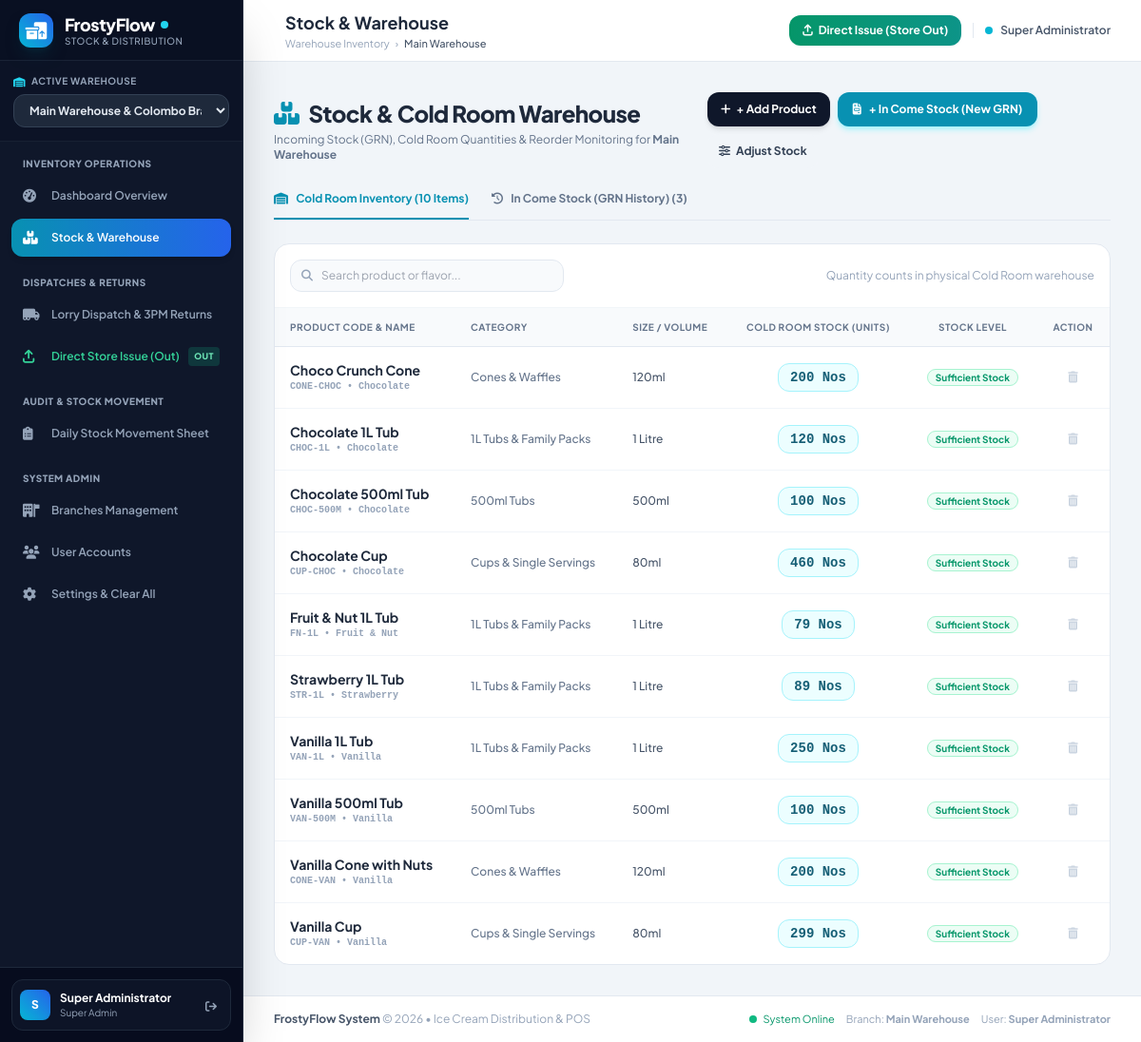
Page /stock.php (signed in) on the earlier database version.
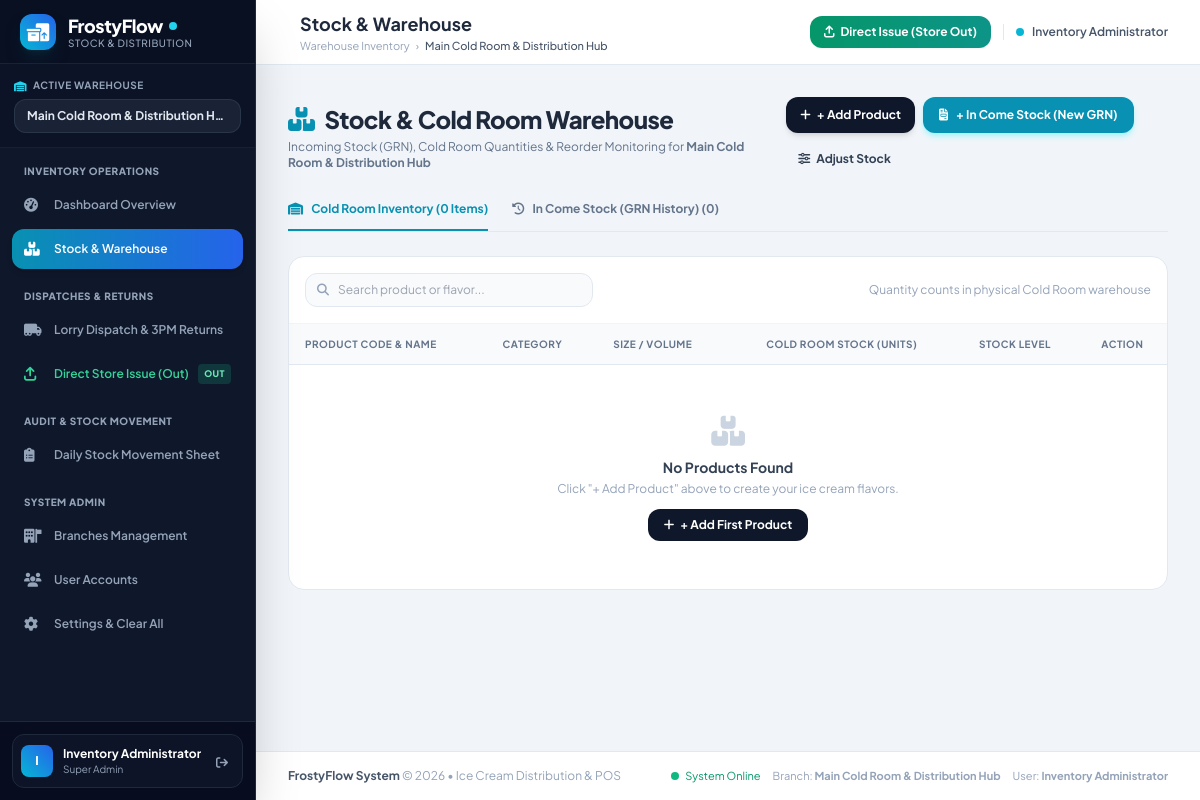
Same page on the later database version.
### tables this page shows
CREATE TABLE IF NOT EXISTS `products` (
    `id` INT AUTO_INCREMENT PRIMARY KEY,
    `category_id` INT NULL,
    `code` VARCHAR(50) NOT NULL UNIQUE,
    `name` VARCHAR(150) NOT NULL,
    `flavor` VARCHAR(50) NULL,
    `size` VARCHAR(50) NULL,
    `unit` VARCHAR(20) DEFAULT 'Units',
    `alert_quantity` INT DEFAULT 15,
    `status` ENUM('active', 'inactive') DEFAULT 'active',
    `created_at` TIMESTAMP DEFAULT CURRENT_TIMESTAMP
);

CREATE TABLE IF NOT EXISTS `categories` (
    `id` INT AUTO_INCREMENT PRIMARY KEY,
    `name` VARCHAR(100) NOT NULL,
    `created_at` TIMESTAMP DEFAULT CURRENT_TIMESTAMP
);

### config/auth.php (called while the page is built, shortened)
<?php
function isLoggedIn() {
    return isset($_SESSION['user_id']) && !empty($_SESSION['user_id']);
}
function currentUser() {
    return [
        'id' => $_SESSION['user_id'],
        'name' => $_SESSION['user_name'] ?? 'User',
        'username' => $_SESSION['user_username'] ?? '',
        'role' => $_SESSION['user_role'] ?? 'cashier',
        'branch_id' => $_SESSION['active_branch_id'] ?? ($_SESSION['user_branch_id'] ?? 1),
        'assigned_branch_id' => $_SESSION['user_branch_id'] ?? 1,
        'branch_name' => $_SESSION['active_branch_name'] ?? 'Colombo Branch'
    ];
}

### stock.php (the view, shortened to what the changed rows need)
<?php
$pageTitle = "Stock & Warehouse";
require_once __DIR__ . '/config/auth.php';
$user = currentUser();
$branchId = $user['branch_id'];
$stmt = $pdo->prepare("SELECT p.*, c.name as category_name, COALESCE(bs.quantity, 0) as store_stock
    FROM products p
    LEFT JOIN categories c ON p.category_id = c.id
    LEFT JOIN branch_stock bs ON p.id = bs.product_id AND bs.branch_id = ?
    WHERE p.status = 'active'
    ORDER BY p.name ASC");
$stmt->execute([$branchId]);
$inventory = $stmt->fetchAll();
$stmt = $pdo->prepare("SELECT si.*, b.name as branch_name, u.name as creator_name
    FROM stock_invoices si
    JOIN branches b ON si.branch_id = b.id
    LEFT JOIN users u ON si.created_by = u.id
    WHERE si.branch_id = ?
    ORDER BY si.id DESC LIMIT 25");
$stmt->execute([$branchId]);
$pastInvoices = $stmt->fetchAll();
require_once __DIR__ . '/includes/header.php';
?>
<div class="flex flex-col sm:flex-row sm:items-center justify-between pb-6 gap-3">
    <div>
        <h1 class="text-2xl font-extrabold text-slate-800 tracking-tight flex items-center">
            <i class="fa-solid fa-boxes-stacked text-cyan-600 mr-2.5"></i> Stock & Cold Room Warehouse
        </h1>
        <p class="text-xs text-slate-500 mt-1">
            Incoming Stock (GRN), Cold Room Quantities & Reorder Monitoring for <strong><?= htmlspecialchars($user['branch_name']) ?></strong>
        </p>
    </div>
</div>
<div class="mb-6 border-b border-slate-200">
    <nav class="flex space-x-6">
        <button type="button" onclick="switchTab('inventoryTab', this)" class="tab-btn pb-3 text-xs font-bold text-cyan-600 border-b-2 border-cyan-600 transition-colors">
            <i class="fa-solid fa-warehouse mr-1.5"></i> Cold Room Inventory (<?= count($inventory) ?> Items)
        </button>
        <button type="button" onclick="switchTab('invoicesTab', this)" class="tab-btn pb-3 text-xs font-bold text-slate-500 hover:text-slate-700 border-b-2 border-transparent transition-colors">
            <i class="fa-solid fa-clock-rotate-left mr-1.5"></i> In Come Stock (GRN History) (<?= count($pastInvoices) ?>)
        </button>
    </nav>
</div>
<div id="inventoryTab" class="tab-content">
    <div class="bg-white rounded-2xl border border-slate-200 shadow-xs overflow-hidden">
        <div class="overflow-x-auto">
            <table class="w-full text-left border-collapse text-xs" id="stockTable">
                <thead>
                    <tr class="bg-slate-50 text-slate-500 font-bold uppercase tracking-wider border-b border-slate-200 text-[10px]">
                        <th class="py-3 px-4">Product Code & Name</th>
                        <th class="py-3 px-4">Category</th>
                        <th class="py-3 px-4">Size / Volume</th>
                        <th class="py-3 px-4 text-center">Cold Room Stock (Units)</th>
                        <th class="py-3 px-4 text-center">Stock Level</th>
                        <th class="py-3 px-4 text-center">Action</th>
                    </tr>
                </thead>
                <tbody class="divide-y divide-slate-100 text-slate-700">
                    <?php if (empty($inventory)): ?>
                        <tr>
                            <td colspan="6" class="py-12 text-center text-slate-400">
                                <i class="fa-solid fa-boxes-stacked text-3xl mb-2 text-slate-300"></i>
                                <p class="font-bold text-slate-700 text-sm">No Products Found</p>
                                <p class="text-xs text-slate-400 mt-1">Click "+ Add Product" above to create your ice cream flavors.</p>
                                <button type="button" onclick="openNewProductModal()" class="mt-3 px-4 py-2 bg-slate-900 hover:bg-black text-white rounded-xl text-xs font-bold inline-flex items-center">
                                    <i class="fa-solid fa-plus mr-1.5"></i> + Add First Product
                                </button>
                            </td>
                        </tr>
                    <?php else: ?>
                        <?php foreach ($inventory as $prod):
                            $isLow = $prod['store_stock'] <= $prod['alert_quantity'];
                            $isZero = $prod['store_stock'] <= 0;
                        ?>
                            <tr class="hover:bg-slate-50 transition-colors">
                                <td class="py-3.5 px-4 font-bold text-slate-800">
                                    <div class="text-sm"><?= htmlspecialchars($prod['name']) ?></div>
                                    <div class="text-[10px] text-slate-400 font-mono"><?= htmlspecialchars($prod['code']) ?> &bull; <?= htmlspecialchars($prod['flavor'] ?? '') ?></div>
                                </td>
                                <td class="py-3.5 px-4 text-slate-500 font-medium">
                                    <?= htmlspecialchars($prod['category_name'] ?? 'General') ?>
                                </td>
                                <td class="py-3.5 px-4 text-slate-600 font-medium">
                                    <?= htmlspecialchars($prod['size'] ?? '-') ?>
                                </td>
                                <td class="py-3.5 px-4 text-center">
                                    <span class="inline-block px-3 py-1 rounded-xl font-extrabold text-sm font-mono <?= $isZero ? 'bg-rose-100 text-rose-700 border border-rose-200' : ($isLow ? 'bg-amber-100 text-amber-800 border border-amber-200' : 'bg-cyan-50 text-cyan-800 border border-cyan-200') ?>">
                                        <?= number_format($prod['store_stock']) ?> <?= htmlspecialchars($prod['unit'] ?? 'Units') ?>
                                    </span>
                                </td>
                                <td class="py-3.5 px-4 text-center">
                                    <?php if ($isZero): ?>
                                        <span class="px-2 py-0.5 text-[10px] font-bold rounded-full bg-rose-50 text-rose-600 border border-rose-200">Out of Stock (0)</span>
                                    <?php elseif ($isLow): ?>
                                        <span class="px-2 py-0.5 text-[10px] font-bold rounded-full bg-amber-50 text-amber-700 border border-amber-200">Low Stock Alert</span>
                                    <?php else: ?>
                                        <span class="px-2 py-0.5 text-[10px] font-bold rounded-full bg-emerald-50 text-emerald-600 border border-emerald-200">Sufficient Stock</span>
                                    <?php endif; ?>
                                </td>
                                <td class="py-3.5 px-4 text-center">
                                    <form method="POST" action="stock.php" onsubmit="return confirm('Delete this product permanently?');" class="inline">
                                        <button type="submit" class="p-1.5 text-slate-300 hover:text-rose-600 transition-colors" title="Delete Product">
                                            <i class="fa-solid fa-trash-can"></i>
                                        </button>
                                    </form>
                                </td>
                            </tr>
                        <?php endforeach; ?>
                    <?php endif; ?>
                </tbody>
            </table>
        </div>
    </div>
</div>
<?php require_once __DIR__ . '/includes/footer.php'; ?>

### includes/header.php (shortened to what the changed rows need)
<?php
require_once __DIR__ . '/../config/auth.php';
$user = currentUser();
$allBranches = [];
if ($user['role'] === 'super_admin') {
    global $pdo;
    $allBranches = $pdo->query("SELECT id, name, code FROM branches ORDER BY id ASC")->fetchAll();
}
?>
<!DOCTYPE html>
<html lang="en">
<head>
    <script src="https://cdn.tailwindcss.com"></script>
    <link rel="stylesheet" href="https://cdnjs.cloudflare.com/ajax/libs/font-awesome/6.4.0/css/all.min.css">
</head>
<body class="bg-slate-100 text-slate-800 min-h-screen flex flex-col antialiased">
    <aside id="mainSidebar" class="fixed inset-y-0 left-0 z-50 w-64 bg-slate-900 text-slate-200 flex flex-col justify-between transition-transform duration-300 transform -translate-x-full md:translate-x-0 shadow-2xl border-r border-slate-800 no-print">
        <div class="flex flex-col flex-1 overflow-hidden">
            <div class="p-3.5 border-b border-slate-800/60 bg-slate-950/20">
                <div class="text-[10px] font-bold uppercase tracking-wider text-slate-400 mb-1.5 flex items-center justify-between">
                    <span class="flex items-center">
                    </span>
                </div>
                <?php if ($user['role'] === 'super_admin' && count($allBranches) > 1): ?>
                    <select onchange="window.location.href='?switch_branch=' + this.value"
                            class="w-full bg-slate-800 hover:bg-slate-750 text-slate-200 text-xs font-bold rounded-xl px-3 py-2 border border-slate-700 focus:outline-none focus:ring-1 focus:ring-cyan-500 cursor-pointer">
                        <?php foreach ($allBranches as $b): ?>
                            <option value="<?= $b['id'] ?>" <?= $b['id'] == $user['branch_id'] ? 'selected' : '' ?>>
                                <?= htmlspecialchars($b['name']) ?>
                            </option>
                        <?php endforeach; ?>
                    </select>
                <?php else: ?>
                    <div class="text-xs font-bold text-slate-200 bg-slate-800/80 px-3 py-2 rounded-xl border border-slate-700/60 truncate">
                        <?= htmlspecialchars($user['branch_name']) ?>
                    </div>
                <?php endif; ?>
            </div>
        </div>
        <div class="p-3 border-t border-slate-800 bg-slate-950/60">
            <div class="flex items-center justify-between p-2 rounded-xl bg-slate-900/80 border border-slate-800">
                <div class="flex items-center space-x-2.5 min-w-0">
                    <div class="w-8 h-8 rounded-lg bg-gradient-to-tr from-cyan-500 to-blue-600 text-white font-extrabold flex items-center justify-center text-xs flex-shrink-0">
                        <?= strtoupper(substr($user['name'], 0, 1)) ?>
                    </div>
                    <div class="min-w-0 flex-1">
                        <div class="text-xs font-bold text-white truncate"><?= htmlspecialchars($user['name']) ?></div>
                        <div class="text-[10px] text-slate-400 capitalize truncate"><?= str_replace('_', ' ', $user['role']) ?></div>
                    </div>
                </div>
            </div>
        </div>
    </aside>
    <div class="md:pl-64 flex flex-col flex-1 min-h-screen print-full-width">
        <header class="bg-white border-b border-slate-200 sticky top-0 z-30 shadow-xs no-print">
            <div class="px-4 sm:px-6 lg:px-8 h-16 flex items-center justify-between">
                <div class="flex items-center space-x-3">
                    <div>
                        <h2 class="text-base sm:text-lg font-bold text-slate-800 leading-tight">
                            <?= isset($pageTitle) ? htmlspecialchars($pageTitle) : 'Overview' ?>
                        </h2>
                        <div class="hidden sm:flex items-center space-x-1.5 text-[11px] text-slate-400">
                            <span>Warehouse Inventory</span>
                            <span>&rsaquo;</span>
                            <span class="text-slate-600 font-medium"><?= htmlspecialchars($user['branch_name']) ?></span>
                        </div>
                    </div>
                </div>
                <div class="flex items-center space-x-2 sm:space-x-3">
                    <div class="hidden sm:flex items-center pl-3 border-l border-slate-200 space-x-2">
                        <span class="inline-block w-2 h-2 rounded-full bg-cyan-500 animate-pulse"></span>
                        <span class="text-xs text-slate-600 font-semibold"><?= htmlspecialchars($user['name']) ?></span>
                    </div>
                </div>
            </div>
        </header>
        <main class="flex-1 p-4 sm:p-6 lg:p-8 w-full">

### includes/footer.php (shortened to what the changed rows need)
        </main>
        <footer class="bg-white border-t border-slate-200 mt-auto py-4 text-center text-xs text-slate-400 no-print">
            <div class="px-4 sm:px-6 lg:px-8 flex flex-col sm:flex-row justify-between items-center gap-2">
                <div class="flex items-center space-x-3 text-[11px]">
                    <span>Branch: <strong><?= htmlspecialchars($user['branch_name'] ?? 'Main') ?></strong></span>
                    <span>User: <strong><?= htmlspecialchars($user['name'] ?? 'Admin') ?></strong></span>
                </div>
            </div>
        </footer>
    </div>
</body>
</html>

Differences in the rows shown:
removed products: name "Choco Crunch Cone", code "CONE-CHOC", flavor "Chocolate", category.name "Cones & Waffles", size "120ml", store_stock "200", unit "Nos", alert_quantity "Sufficient Stock"
removed products: name "Chocolate 1L Tub", code "CHOC-1L", flavor "Chocolate", category.name "1L Tubs & Family Packs", size "1 Litre", store_stock "120", unit "Nos", alert_quantity "Sufficient Stock"
removed products: name "Chocolate 500ml Tub", code "CHOC-500M", flavor "Chocolate", category.name "500ml Tubs", size "500ml", store_stock "100", unit "Nos", alert_quantity "Sufficient Stock"
removed products: name "Chocolate Cup", code "CUP-CHOC", flavor "Chocolate", category.name "Cups & Single Servings", size "80ml", store_stock "460", unit "Nos", alert_quantity "Sufficient Stock"
removed products: name "Fruit & Nut 1L Tub", code "FN-1L", flavor "Fruit & Nut", category.name "1L Tubs & Family Packs", size "1 Litre", store_stock "79", unit "Nos", alert_quantity "Sufficient Stock"
removed products: name "Strawberry 1L Tub", code "STR-1L", flavor "Strawberry", category.name "1L Tubs & Family Packs", size "1 Litre", store_stock "89", unit "Nos", alert_quantity "Sufficient Stock"
removed products: name "Vanilla 1L Tub", code "VAN-1L", flavor "Vanilla", category.name "1L Tubs & Family Packs", size "1 Litre", store_stock "250", unit "Nos", alert_quantity "Sufficient Stock"
removed products: name "Vanilla 500ml Tub", code "VAN-500M", flavor "Vanilla", category.name "500ml Tubs", size "500ml", store_stock "100", unit "Nos", alert_quantity "Sufficient Stock"
removed products: name "Vanilla Cone with Nuts", code "CONE-VAN", flavor "Vanilla", category.name "Cones & Waffles", size "120ml", store_stock "200", unit "Nos", alert_quantity "Sufficient Stock"
removed products: name "Vanilla Cup", code "CUP-VAN", flavor "Vanilla", category.name "Cups & Single Servings", size "80ml", store_stock "299", unit "Nos", alert_quantity "Sufficient Stock"
Other differences:
$user['branch_name']: (not shown) → "Main Cold Room & Distribution H…"
substr($user['name'], 0, 1): "S" → "I"
$user['name']: "Super Administrator" → "Inventory Administrator"
$user['branch_name']: "Main Warehouse" → "Main Cold Room & Distribution Hub"
count($inventory): "10" → "0"
count($pastInvoices): "3" → "0"
form field value: "Main Warehouse & Colombo Branch" → (not shown)
text now shown: "No Products Found Click \"+ Add Product\" above to create your ice cream flavors. + Add First Product"
